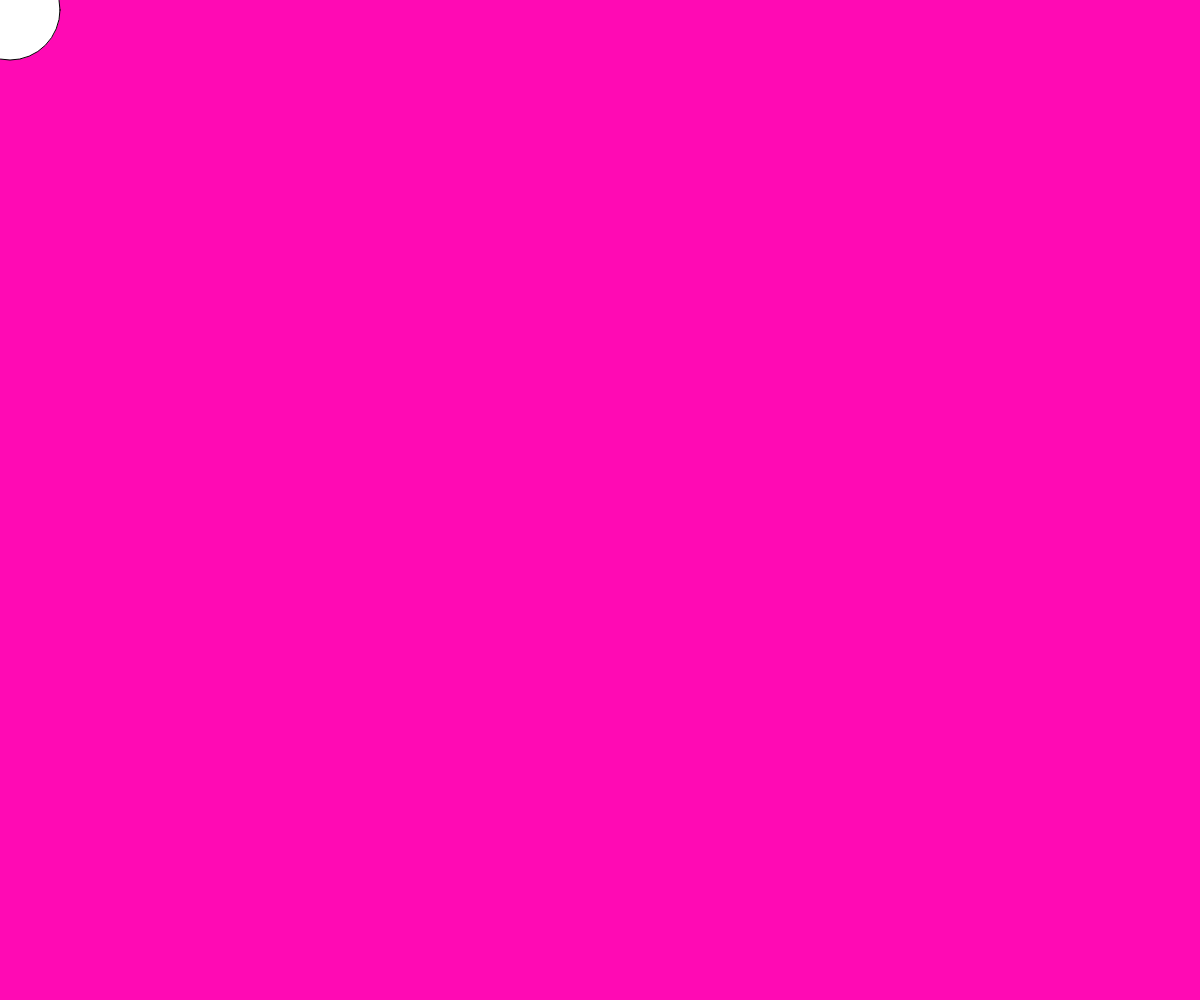
Frame 1 (no input)
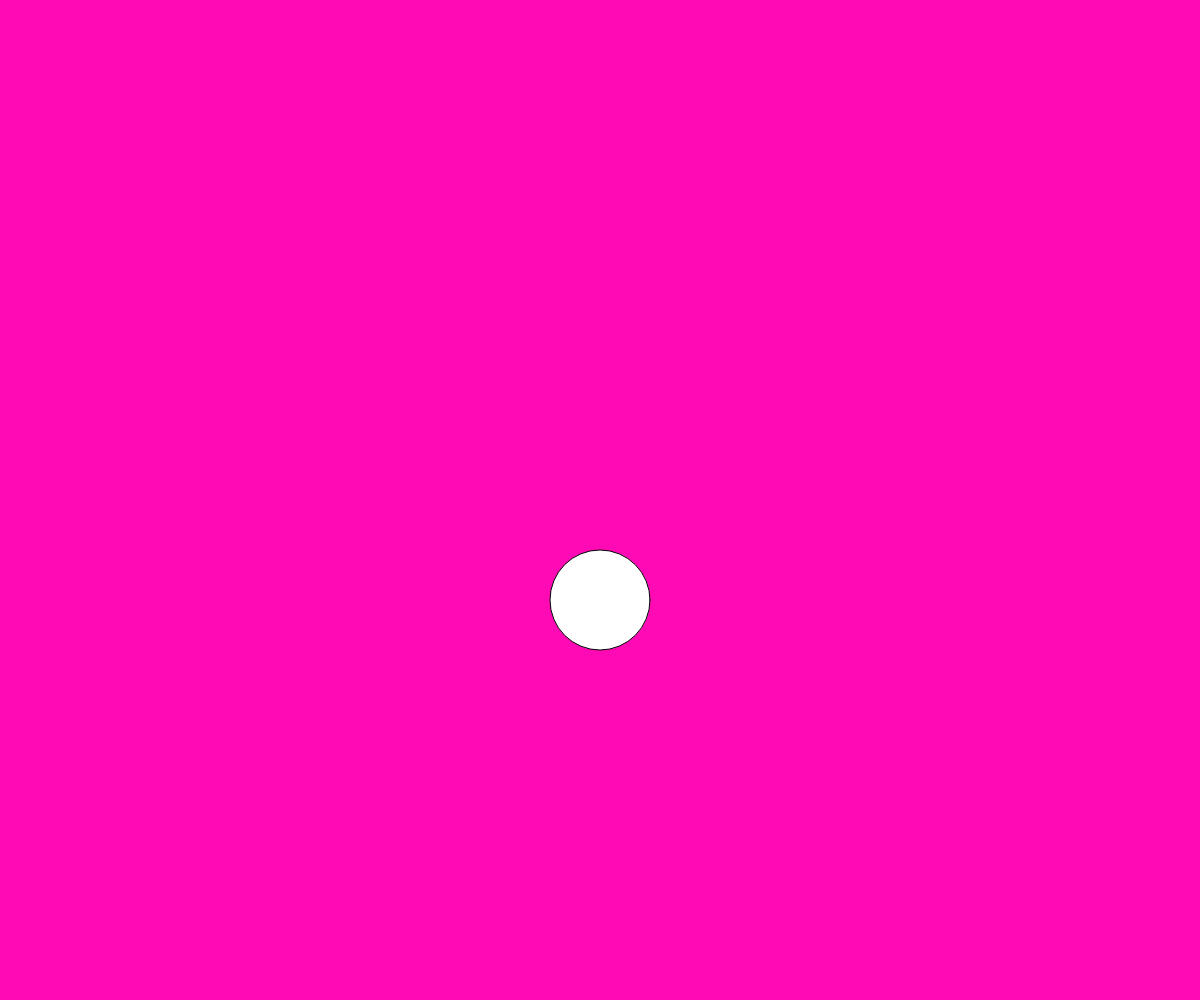
Frame 60 (no input)
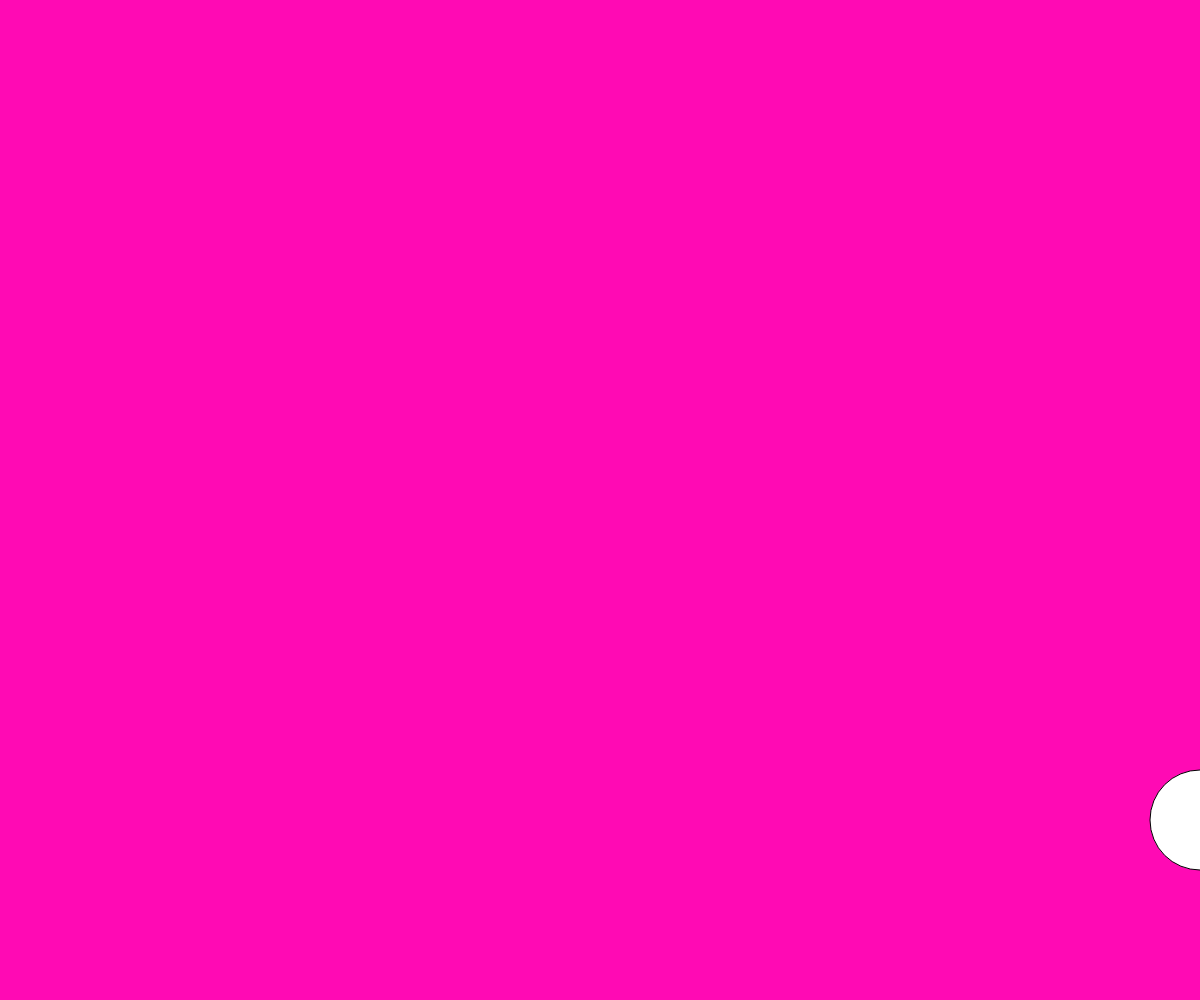
Frame 120 (the mouse pressed at the canvas centre since frame 60)

The p5.js sketch that drew these frames (run headless with seeded random() and noise() and a simulated clock; from frame 60 on, the mouse is pressed at the canvas centre):

// p5.js sketch
// ── sketch.js
var ball = {
    x : 0,
    y : 0,
    speed : 10,
    speedY : 10,

    bounce:function(){
        if(this.x > width || this.y < 0){
        this.speed = this.speed * -1;
    }
    if(this.y > height || this.y < 0){
        this.speedY = this.speedY * -1;
    }
    },
    


   move:function(){
    this.x = this.x + this.speed;
    this.y = this.y + this.speedY;
},
    
 drawBall:function(){
     
     ellipse(this.x, this.y, 100, 100);
 }
}




function setup(){
    
     createCanvas(windowWidth, windowHeight);
    

   
    }

function draw(){
    
    background(255,10,180);
    
    ball.bounce();
    ball.move();
    ball.drawBall();
    
}
